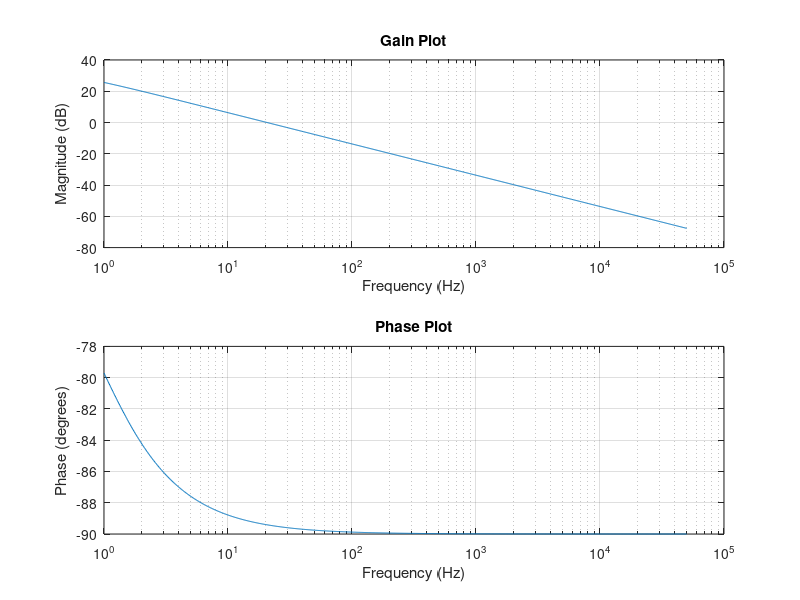

MATLAB code to generate this figure:
clc;
clear all;
close all;

%% Given 

% Plant Parameters 
L = 10e-3; 
C = 4000e-6; 
d = 0.567; 
R_nom = 75;
Vout = 1500;
V_rms = 649; 

% PI Parameters 
kp = 1.2; 
ti = 0.5; 

%% Defining frequency vector in Hertz up to 50 kHz 
freq_Hz = logspace(0, log10(50000), 1000); % Frequency in Hertz

%% Convert frequency from Hertz to rad/s
freq_rad_s = 2 * pi * freq_Hz; % Conversion to radians per second

%% Transfer function - Plant 

num1 = [0 R_nom*V_rms]; 
den1 = [C*R_nom*Vout Vout]; 

Gp = tf(num1,den1); 

%% Transfer function of PI controller 

num = [kp*ti kp];
den = [ti 0]; 
Gc = tf(num, den); 

%% Compensated System
G = Gp * Gc; 

%% Bode Plot

% Retrieve Bode plot data
[mag, phase, wout] = bode(G, freq_rad_s);

% Convert frequencies from rad/s to Hz
freq_Hz_from_bode = wout / (2 * pi);

% Plot magnitude and phase on separate plots
figure;
subplot(2,1,1);
semilogx(freq_Hz_from_bode, 20*log10(squeeze(mag)));
xlabel('Frequency (Hz)');
ylabel('Magnitude (dB)');
title('Gain Plot')
grid on;

subplot(2,1,2);
semilogx(freq_Hz_from_bode, squeeze(phase));
xlabel('Frequency (Hz)');
ylabel('Phase (degrees)');
title ('Phase Plot')
grid on;
